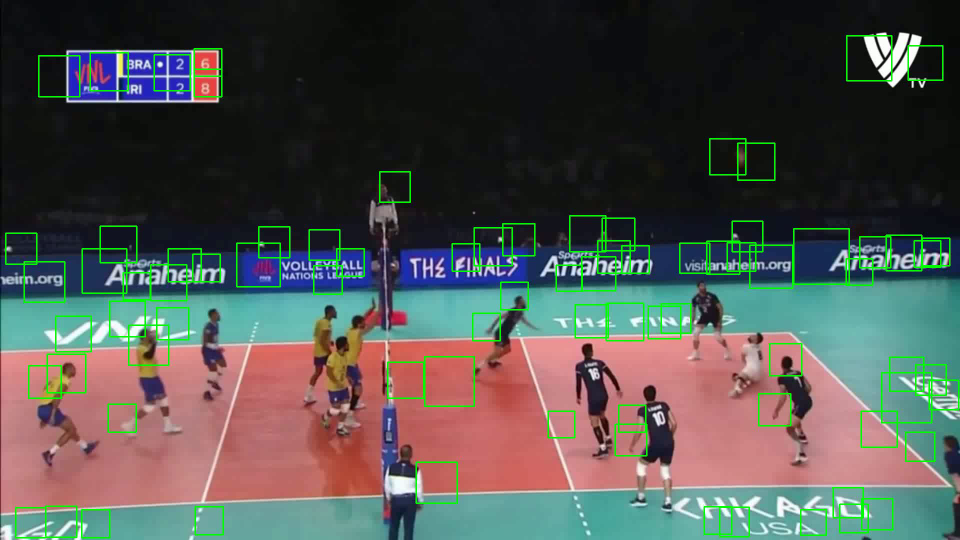
#> input picture frame 0 of segundoIntento/salida.avi, 1920 x 1080 px, given in place of pruebas.mp4, which was not available (shown at 1/2 size)
$ python programaPrincipal.py
#> lines starting #> are read from the running program, lines starting #| are printed output that depends on the picture; after the words box and inside, x2 and y2 are one past the last pixel; in counts of white or black regions, pixels touching at a corner belong together; pictures that were not available may be replaced by others from this repository, and a replacement may not be noted
import cv2
import numpy

# Inicializar video
cap = cv2.VideoCapture('pruebas.mp4')

# Obtener las propiedades del video
frame_width = int(cap.get(cv2.CAP_PROP_FRAME_WIDTH))
frame_height = int(cap.get(cv2.CAP_PROP_FRAME_HEIGHT))
fps = cap.get(cv2.CAP_PROP_FPS)

# Verificar si se obtienen las propiedades correctamente
if frame_width <= 0 or frame_height <= 0 or fps <= 0:
    print("Error al obtener las propiedades del video. Usando valores predeterminados.")
    frame_width, frame_height, fps = 640, 480, 24

# Definir el codec y crear objeto VideoWriter
fourcc = cv2.VideoWriter_fourcc(*'XVID')
out = cv2.VideoWriter('salida.avi', fourcc, fps, (frame_width, frame_height))

# Cargar el clasificador Haar Cascade para la detección de personas
player_cascade = cv2.CascadeClassifier(cv2.data.haarcascades + 'haarcascade_fullbody.xml')

# Leer el primer frame
ret, frame1 = cap.read()
#> frame1 is the input picture: shape (1080, 1920, 3); mean B, G, R 78.3, 82.6, 80.2
if not ret:
    print("No se pudo leer el primer frame.")
    cap.release()
    out.release()
    cv2.destroyAllWindows()
    exit()

while cap.isOpened():
    ret, frame = cap.read()
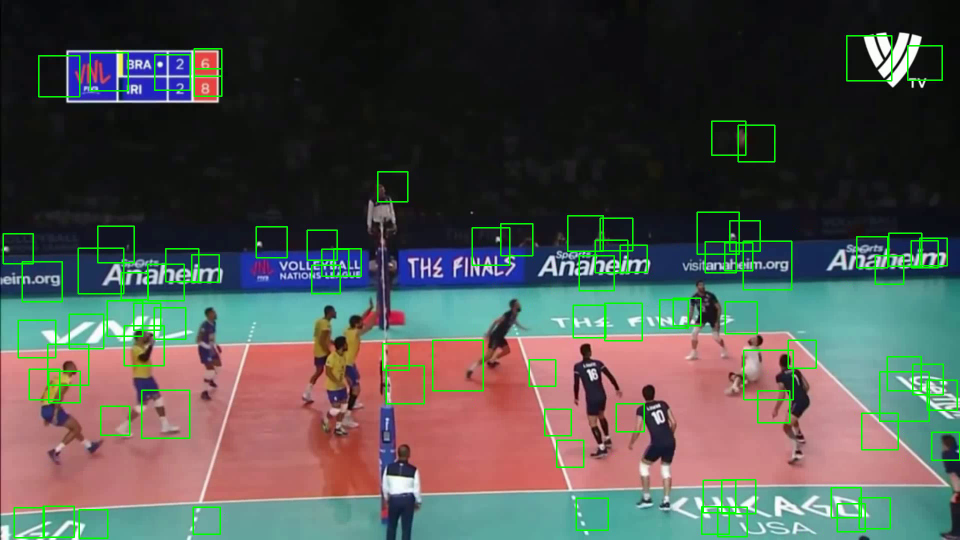
#> input picture frame 1 of segundoIntento/salida.avi, 1920 x 1080 px, given in place of pruebas.mp4, which was not available (shown at 1/2 size)
#> frame is the input picture: shape (1080, 1920, 3); mean B, G, R 78.1, 82.4, 79.7
    if not ret:
        break

    # Convertir el frame a escala de grises
    gray = cv2.cvtColor(frame, cv2.COLOR_BGR2GRAY)
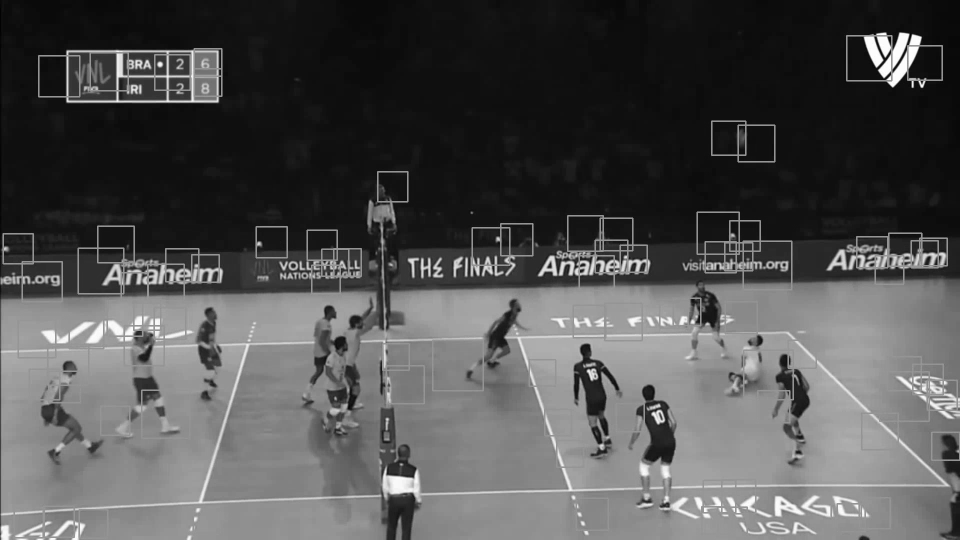
#> gray: shape (1080, 1920) (shown at 1/2 size); min 0, max 255, mean 81.1

    # Detectar jugadores en el fotograma utilizando el clasificador Haar Cascade
    players = player_cascade.detectMultiScale(gray, scaleFactor=1.1, minNeighbors=8, minSize=(50, 50))
#> players = [[1134, 688, 123, 246]]

    # Dibujar un rectángulo alrededor de cada jugador detectado
    for (x, y, w, h) in players:
        cv2.rectangle(frame, (x, y), (x+w, y+h), (0, 255, 0), 2)
#> this loop made 1 pass
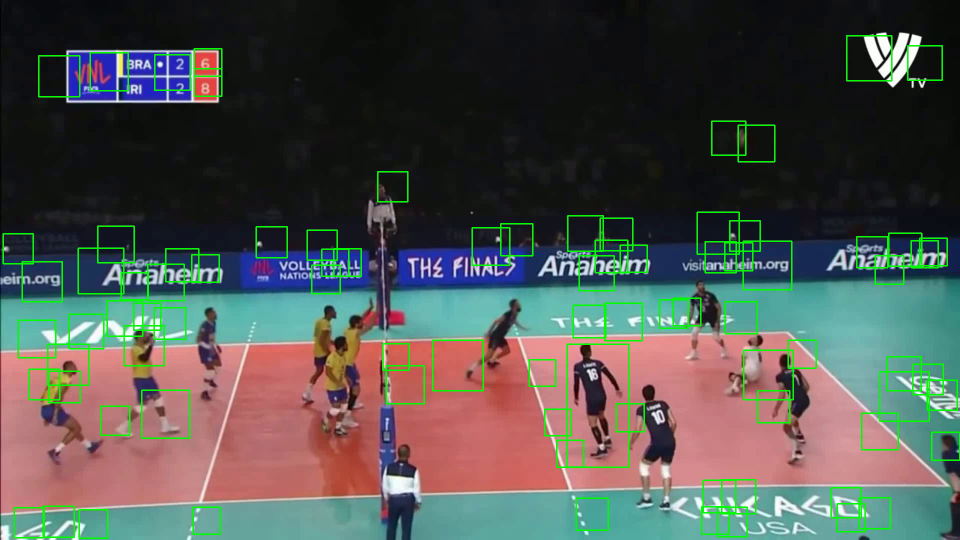
#> frame: shape (1080, 1920, 3) (shown at 1/2 size); 0.11% of pixels changed, all inside (x1, y1, x2, y2) = (1133, 687, 1259, 936)

    # Escribir el frame procesado en el video de salida
    out.write(frame)

    # Mostrar el resultado
    cv2.imshow('frame', frame)

    if cv2.waitKey(1) & 0xFF == 27:
#> (key Esc is pressed here)
        break

# Liberar recursos
cap.release()
out.release()
cv2.destroyAllWindows()

$ run again, starting later in the video
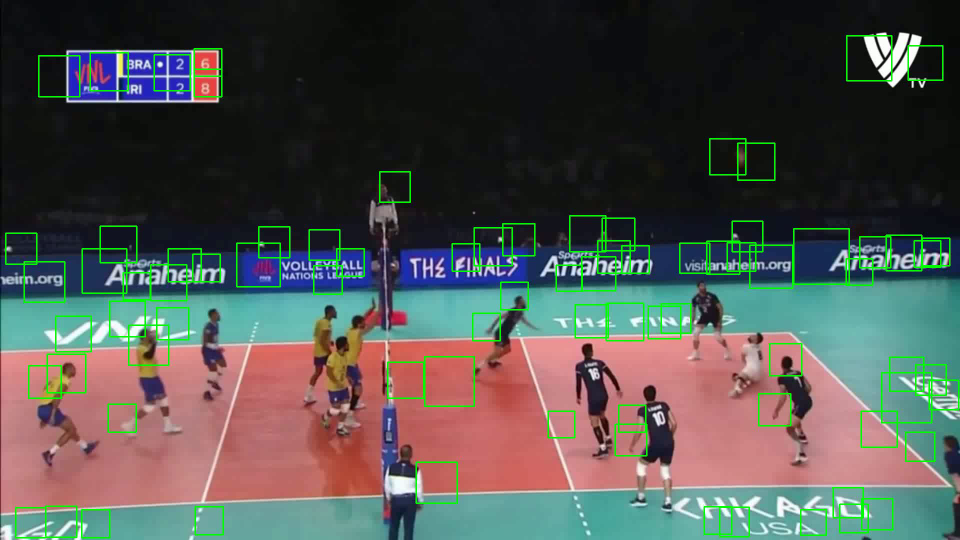
#> input picture frame 0 of segundoIntento/salida.avi, 1920 x 1080 px, given in place of pruebas.mp4, which was not available (shown at 1/2 size)
#> frame1 is the input picture: shape (1080, 1920, 3); mean B, G, R 78.3, 82.6, 80.2
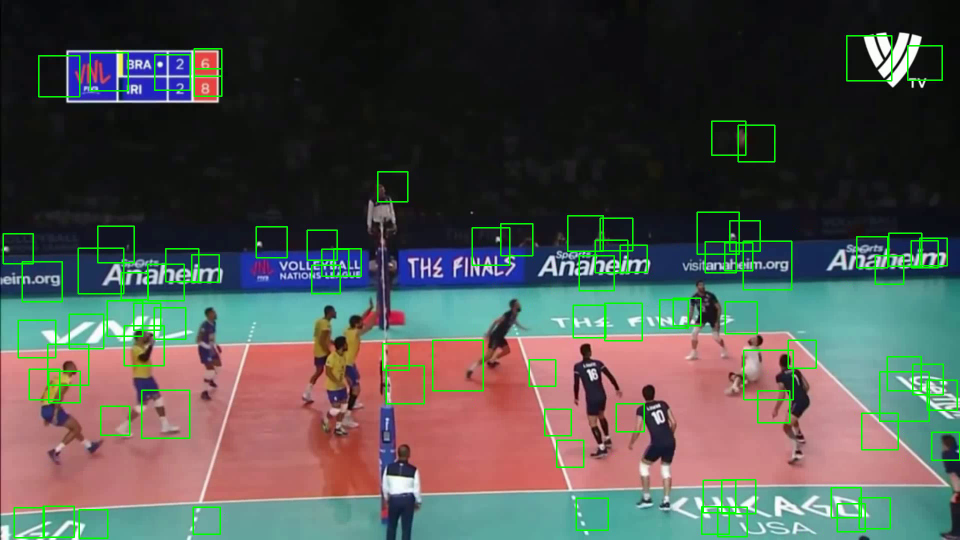
#> input picture frame 1 of segundoIntento/salida.avi, 1920 x 1080 px, given in place of pruebas.mp4, which was not available (shown at 1/2 size)
#> frame is the input picture: shape (1080, 1920, 3); mean B, G, R 78.1, 82.4, 79.7
#> players = [[1134, 688, 123, 246]]
#> the loop `for (x, y, w, h) in players:` made 1 pass

$ run again, starting later in the video
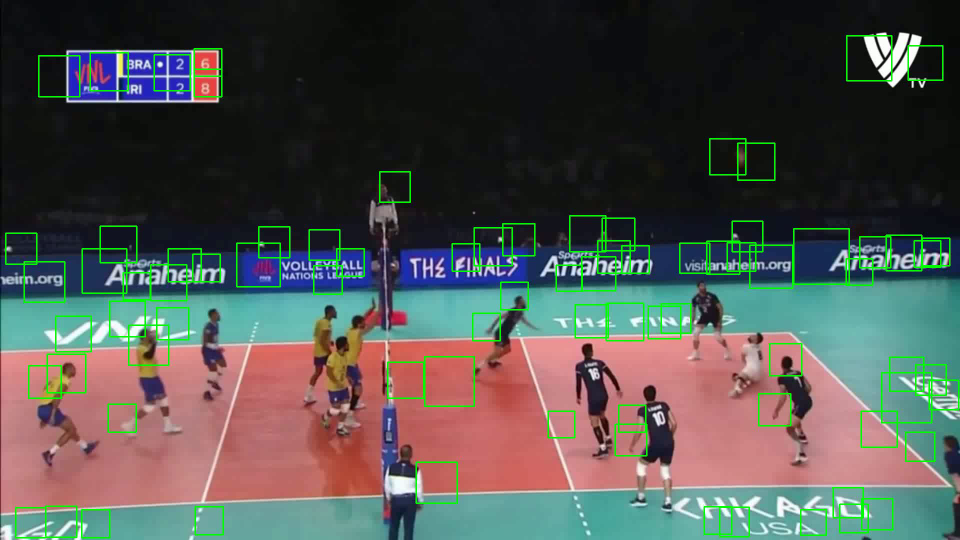
#> input picture frame 0 of segundoIntento/salida.avi, 1920 x 1080 px, given in place of pruebas.mp4, which was not available (shown at 1/2 size)
#> frame1 is the input picture: shape (1080, 1920, 3); mean B, G, R 78.3, 82.6, 80.2
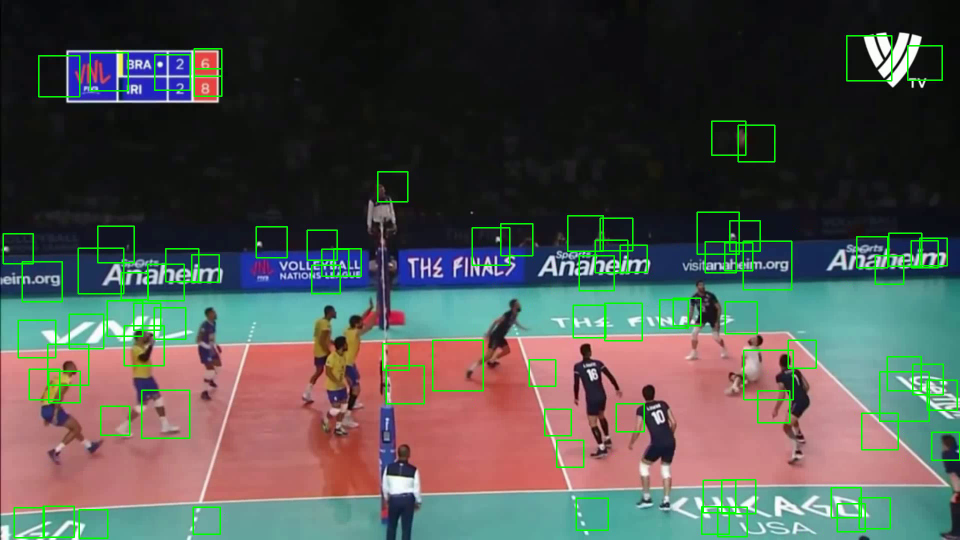
#> input picture frame 1 of segundoIntento/salida.avi, 1920 x 1080 px, given in place of pruebas.mp4, which was not available (shown at 1/2 size)
#> frame is the input picture: shape (1080, 1920, 3); mean B, G, R 78.1, 82.4, 79.7
#> players = [[1134, 688, 123, 246]]
#> the loop `for (x, y, w, h) in players:` made 1 pass
